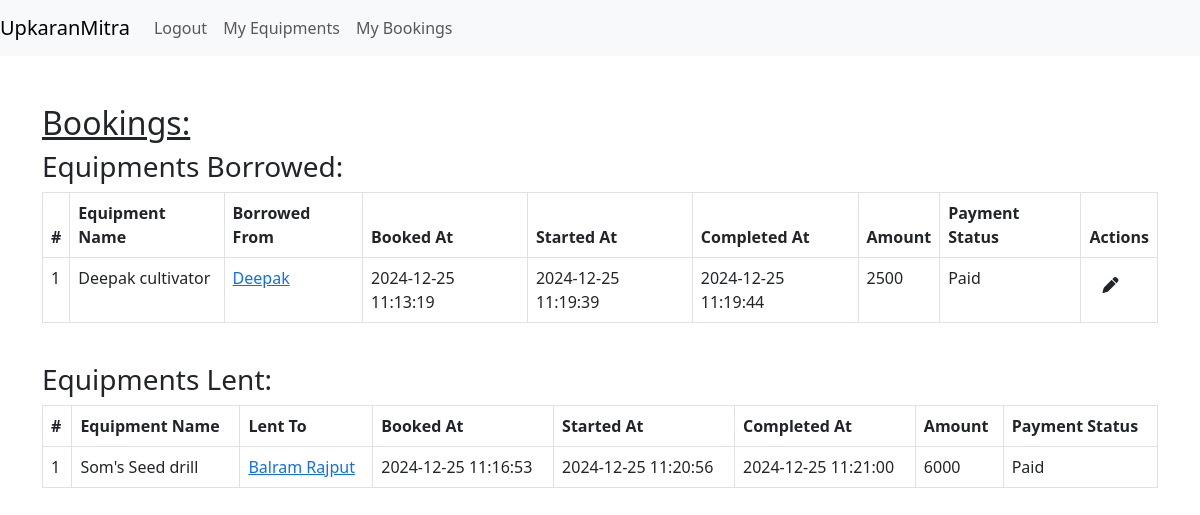
Page /myBookings (signed in) on the earlier database version.
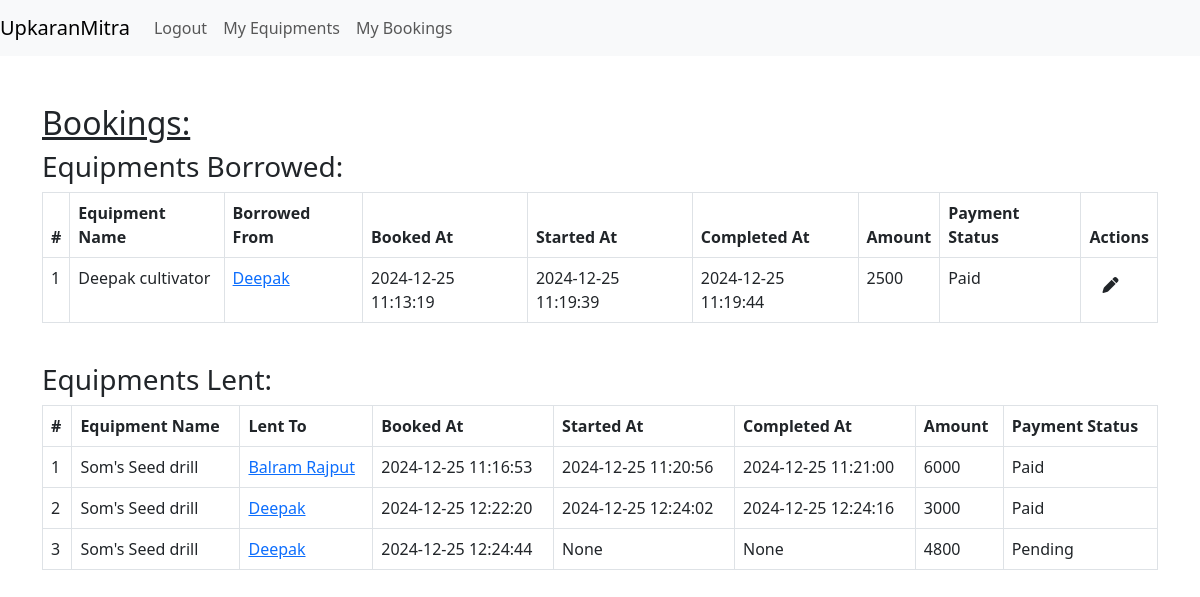
Same page on the later database version.
### tables this page shows
CREATE TABLE `booking`(
    `id` INTEGER PRIMARY KEY AUTOINCREMENT,
    `user_id` INTEGER NOT NULL,
    `user_equipment_id` INTEGER NOT NULL,
    `booked_at` TEXT,
    `started_at` TEXT,
    `completed_at` TEXT,
    `amount` INTEGER,
    `is_payment_done` INTEGER NOT NULL CHECK (`is_payment_done` IN (0,1)),
    FOREIGN KEY (`user_id`) REFERENCES `user`(`id`)
    FOREIGN KEY (`user_equipment_id`) REFERENCES `user_equipments`(`id`)
);

CREATE TABLE `user_equipments`(
    `id` INTEGER PRIMARY KEY AUTOINCREMENT,
    `user_id` INTEGER NOT NULL,
    `name` TEXT,
    `equipment_category_id` INTEGER NOT NULL,
    `used_for` TEXT,
    `image` BLOB,
    `rate` INTEGER,
    `unit` TEXT,
    `specification` TEXT, `is_available` INTEGER NOT NULL CHECK (`is_available` IN (0,1)) DEFAULT 1,
    FOREIGN KEY (`user_id`) REFERENCES `user`(`id`),
    FOREIGN KEY (`equipment_category_id`) REFERENCES `equipment_category`(`id`)
);

CREATE TABLE `user`(
    `id` INTEGER PRIMARY KEY AUTOINCREMENT,
    `name` TEXT,
    `phone_number` TEXT NOT NULL UNIQUE,
    `email` TEXT,
    `password` TEXT NOT NULL,
    `address_id` INTEGER NOT NULL,
    FOREIGN KEY (`address_id`) REFERENCES `address`(`id`)
);

### routes/bookings.py (the view)
@bookings_bp.route('/myBookings', methods=['GET'])
def my_bookings():
    user_id = session['id']
    query = """
    SELECT b.id, b.booked_at, b.started_at, b.completed_at, b.amount, b.is_payment_done,
    ue.name as equipment_name, ue.user_id as borrowed_from_id, u.name as borrowed_from_name
    FROM booking b
    JOIN user_equipments ue ON b.user_equipment_id = ue.id
    JOIN user u ON ue.user_id = u.id
    WHERE b.user_id = ?
    """
    equipments_borrowed = db.execute_select_all_query(query, (user_id,))
    query = """
    SELECT b.id, b.booked_at, b.started_at, b.completed_at, b.amount, b.is_payment_done,
    ue.name as equipment_name, b.user_id as lent_to_id, u.name as lent_to_name
    FROM booking b
    JOIN user_equipments ue ON b.user_equipment_id = ue.id
    JOIN user u ON b.user_id = u.id
    WHERE ue.user_id = ?
    """
    equipments_lent = db.execute_select_all_query(query, (user_id,))
    if equipments_borrowed or equipments_lent:
        return render_template('my_booking.html', equipments_borrowed=equipments_borrowed, equipments_lent=equipments_lent)
    else:
        flash("You don't have any bookings at the moment", "success")
        return render_template('my_booking.html', equipments_borrowed=equipments_borrowed, equipments_lent=equipments_lent)

### database.py (called while the page is built)
    def connect(self):
        try:
            conn = sqlite3.connect(self.db_name)
            return conn
        except sqlite3.Error as e:
            print(f"Failed to connect to the database: {e}")
            return None

    def execute_select_all_query(self, query, params=()):
        conn = self.connect()
        conn.row_factory = sqlite3.Row  # This enables column access by name
        if conn:
            cursor = conn.cursor()
            try:
                cursor.execute(query, params)
                if cursor:
                    rows = cursor.fetchall()
                    records = [dict(row) for row in rows]  # Convert rows to dictionaries
                else:
                    records = []
            except sqlite3.Error as e:
                print(f"Failed to execute Query: {e}")
                records = []
            finally:
                if cursor:
                    cursor.close()
                if conn:
                    conn.close()
        return records

### templates/my_booking.html (shortened to what this page needs)
{% extends "base.html" %}
{% block content %}
<h2><u>Bookings:</u></h2>
<h3>Equipments Borrowed:</h3>
<table class="table table-bordered">
    <thead>
        <tr>
            <th>#</th>
            <th>Equipment Name</th>
            <th>Borrowed From</th>
            <th>Booked At</th>
            <th>Started At</th>
            <th>Completed At</th>
            <th>Amount</th>
            <th>Payment Status</th>
            <th>Actions</th>
        </tr>
    </thead>
    <tbody>
        {% if equipments_borrowed %}
            {% for booking in equipments_borrowed %}
                <tr>
                    <td>{{ loop.index }}</td>
                    <td>{{ booking.equipment_name }}</td>
                    <td>
                        <a href="#" data-borrowed-from-id="{{ booking.borrowed_from_id }}">
                          {{ booking.borrowed_from_name }}
                        </a>
                    </td>
                    <td>{{ booking.booked_at }}</td>
                    <td>{{ booking.started_at }}</td>
                    <td>{{ booking.completed_at }}</td>
                    <td>{{ booking.amount }}</td>
                    <td>{{ 'Paid' if booking.is_payment_done else 'Pending' }}</td>
                    <td>
                        <button class="btn" onclick="openEditModal('{{ booking.id }}', '{{ booking.started_at is not none }}', '{{ booking.completed_at is not none }}')">
                            <i class="fas fa-pen"></i>
                        </button>
                    </td>
                </tr>
            {% endfor %}
        {% else %}
            <tr>
                <td colspan="9" class="text-center">No bookings found</td>
            </tr>
        {% endif %}
    </tbody>
</table>
<br/>
<h3>Equipments Lent:</h3>
<table class="table table-bordered">
    <thead>
        <tr>
            <th>#</th>
            <th>Equipment Name</th>
            <th>Lent To</th>
            <th>Booked At</th>
            <th>Started At</th>
            <th>Completed At</th>
            <th>Amount</th>
            <th>Payment Status</th>
        </tr>
    </thead>
    <tbody>
        {% if equipments_lent %}
            {% for booking in equipments_lent %}
                <tr>
                    <td>{{ loop.index }}</td>
                    <td>{{ booking.equipment_name }}</td>
                    <td>
                        <a href="#" data-lent-to-id="{{ booking.lent_to_id }}">
                          {{ booking.lent_to_name }}
                        </a>
                    </td>
                    <td>{{ booking.booked_at }}</td>
                    <td>{{ booking.started_at }}</td>
                    <td>{{ booking.completed_at }}</td>
                    <td>{{ booking.amount }}</td>
                    <td>{{ 'Paid' if booking.is_payment_done else 'Pending' }}</td>
                </tr>
            {% endfor %}
        {% else %}
            <tr>
                <td colspan="8" class="text-center">No bookings found</td>
            </tr>
        {% endif %}
    </tbody>
</table>
{% endblock %}

### templates/base.html (shortened to what this page needs)
<!DOCTYPE html>
<html lang="en">
<head>
    <link rel="stylesheet" href="https://cdn.jsdelivr.net/npm/bootstrap@5.3.0/dist/css/bootstrap.min.css">
    <link rel="stylesheet" href="https://cdnjs.cloudflare.com/ajax/libs/font-awesome/6.0.0-beta3/css/all.min.css">
</head>
<body>
    <nav class="navbar navbar-expand-lg navbar-light bg-light">
        <a class="navbar-brand" href="/">UpkaranMitra</a>
        <div class="collapse navbar-collapse">
            <ul class="navbar-nav ml-auto">
                {% if session['id'] %}
                    <li class="nav-item"><a class="nav-link" href="/logout">Logout</a></li>
                    <li class="nav-item"><a class="nav-link" href="/myEquipments">My Equipments</a></li>
                    <li class="nav-item"><a class="nav-link" href="/myBookings">My Bookings</a></li>
                {% else %}
                    <li class="nav-item"><a class="nav-link" href="/login">Login</a></li>
                    <li class="nav-item"><a class="nav-link" href="/register">Register</a></li>
                {% endif %}
            </ul>
        </div>
    </nav>
    <div class="container mt-5">
        {% block content %}{% endblock %}
    </div>
</body>
</html>

Differences in the rows shown:
added booking: equipment_name "Som's Seed drill", lent_to_name "Deepak", booked_at "2024-12-25 12:22:20", started_at "2024-12-25 12:24:02", completed_at "2024-12-25 12:24:16", amount "3000", is_payment_done "Paid", shown under "Equipments Lent:"
added booking: equipment_name "Som's Seed drill", lent_to_name "Deepak", booked_at "2024-12-25 12:24:44", started_at "None", completed_at "None", amount "4800", is_payment_done "Pending", shown under "Equipments Lent:"
